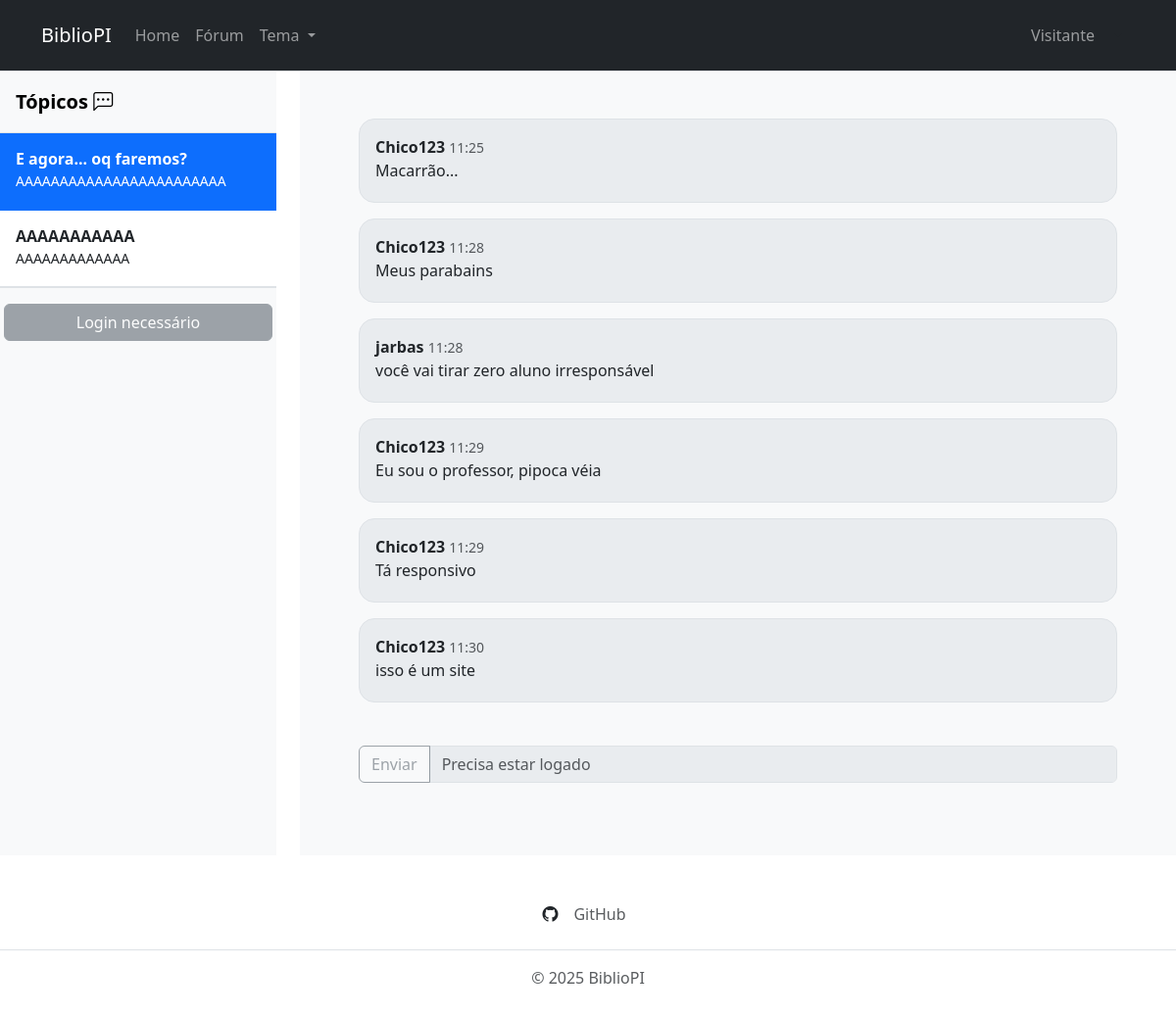
Screenshot of /forum/7/ with the database file from the repository.
### app/models.py (models this page shows, shortened)
class Topico(models.Model):
    nome = models.CharField(max_length=200, verbose_name="Nome do post")
    desc = models.CharField(max_length=200, verbose_name="Descrição do post")
    usuario = models.ForeignKey(User, on_delete=models.CASCADE, null=True, blank=True)
    class Meta:
        verbose_name = "Topico"
        verbose_name_plural = "Topicos"

class Mensagem(models.Model):
    topico = models.ForeignKey(Topico, on_delete=models.CASCADE)
    usuario = models.ForeignKey(User, on_delete=models.CASCADE)
    texto = models.CharField(max_length=600, verbose_name="Nome do post")
    criado_em = models.DateTimeField(auto_now_add=True)
    class Meta:
        verbose_name = "Mensagem"
        verbose_name_plural = "Mensagens"

### app/views.py (the view, shortened to what this page needs)
# urls.py: path('forum/', ForumView.as_view(), name='forumLista'),
class ForumView(View):
    def get(self, request, topico_id=None):
        topicos = Topico.objects.all()
        if topico_id is None:
            return render(request, "forum.html", {
                "topicos": topicos,
                "topico": None,
                "mensagens": None
            })
        topico = get_object_or_404(Topico, id=topico_id)
        mensagens = Mensagem.objects.filter(topico=topico).order_by("criado_em")
        return render(request, "forum.html", {
            "topicos": topicos,
            "topico": topico,
            "mensagens": mensagens
        })

### app/templates/forum.html (shortened to what this page needs)
{% extends "base.html" %}
{% block content %}
<div class="row">
    <div class="col-3">
        <div class="flex-column align-items-stretch flex-shrink-0 bg-body-tertiary"
            style="height: 100vh; overflow-y: auto; overflow-x: hidden;">
            <a href="/"
                class="d-flex align-items-center flex-shrink-0 p-3 link-body-emphasis text-decoration-none border-bottom">
                <span class="fs-5 fw-semibold">Tópicos <i class="bi bi-chat-left-dots"></i></span>
            </a>
            <div class="list-group list-group-flush border-bottom scrollarea" id="lista-topicos">
                {% for topico in topicos %}
                <a href="{% url 'forum' topico.id %}" class="list-group-item list-group-item-action py-3 lh-sm">
                    <div class="d-flex w-100 align-items-center justify-content-between">
                        <p class="fw-semibold mb-1">{{ topico.nome }}</p>
                    </div>
                    <div class="col-12 mb-1 small">
                        <p class="mb-1">{{ topico.desc }}</p>
                    </div>
                </a>
                {% endfor %}
            </div>
            <div class="row border-top">
                <div class="col-12 p-3">
                    {% if user.is_authenticated %}
                    <button type="button" class="btn btn-primary w-100" data-bs-toggle="modal"
                        data-bs-target="#modalNovoTopico">
                        + Adicionar Tópico
                    </button>
                    {% else %}
                    <button type="button" class="btn btn-secondary w-100" disabled>
                        Login necessário
                    </button>
                    {% endif %}
                </div>
            </div>
        </div>
    </div>
    <div class="col-9">
        {% if topico %}
        {% include "chat.html" %}
        {% else %}
        <div class="container p-5">
            <div class="alert alert-warning" role="alert">
                Escolha um tópico
            </div>
        </div>
        {% endif %}
    </div>
</div>
{% endblock %}

### app/templates/chat.html (shortened to what this page needs)
<div class="container p-5 bg-body-tertiary" style="min-height: 100vh;">
    <div class="container overflow-y-auto" style="height: 80vh;">
        {% for mensagem in mensagens %}
        <div class="bg-body-secondary flex-column border rounded-4 mb-3 p-3 msg">
            <strong>{{ mensagem.usuario.username }}</strong>
            <small class="text-muted">{{ mensagem.criado_em|date:"H:i" }}</small>
            <p class="mb-1">{{ mensagem.texto }}</p>
        </div>
        {% empty %}
        <div class="alert alert-warning" role="alert">
            Esse forum ainda não tem mensagens, seja o primeiro!
        </div>
        {% endfor %}
    </div>
    <div class="container">
        {% if user.is_authenticated %}
        <form method="POST">
            {% csrf_token %}
            <div class="input-group mb-3">
                <button class="btn btn-outline-secondary" type="submit">Enviar</button>
                <input name="texto" type="text" class="form-control" placeholder='Conversar em #{{ topico.nome }}'
                    required">
            </div>
        </form>
        {% else %}
        <fieldset disabled>
            <div class="input-group mb-3">
                <button class="btn btn-outline-secondary" type="submit" id="button-addon1">Enviar</button>
                <input name="texto" type="text" class="form-control" placeholder='Precisa estar logado' required">
            </div>
        </fieldset>
        {% endif %}
    </div>
</div>

### app/templates/forum.html (style rules this page uses)
html { overflow-x: hidden; }

### app/templates/chat.html (style rules this page uses)
.msg { transition: 0.2s ease; }

### rows the page displays
Topico: nome "E agora... oq faremos?", desc "AAAAAAAAAAAAAAAAAAAAAAAA"
Topico: nome "AAAAAAAAAAA", desc "AAAAAAAAAAAAA"
Mensagem: usuario.username "Chico123", criado_em "11:25", texto "Macarrão..."
Mensagem: usuario.username "Chico123", criado_em "11:28", texto "Meus parabains"
Mensagem: usuario.username "jarbas", criado_em "11:28", texto "você vai tirar zero aluno irresponsável"
Mensagem: usuario.username "Chico123", criado_em "11:29", texto "Eu sou o professor, pipoca véia"
Mensagem: usuario.username "Chico123", criado_em "11:29", texto "Tá responsivo"
Mensagem: usuario.username "Chico123", criado_em "11:30", texto "isso é um site"
